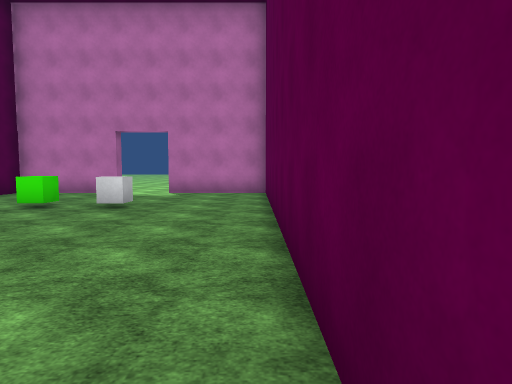
View 1 (above)

12 first-person views from a walk through a Unity game level. The camera is 1.5 m above the floor, tilts 4° down and sees 75° across. Doors are open. The floor is counted in squares, 2 m on a side. Each view is taken from the middle of a square. On the plan, view 1 faces up. The plan holds only what a view shows up to about 11 squares ahead; the rest is blank. The place goes on beyond the plan. The player character is not drawn. Surface patterns are stand-ins for the level's own textures.

View 2
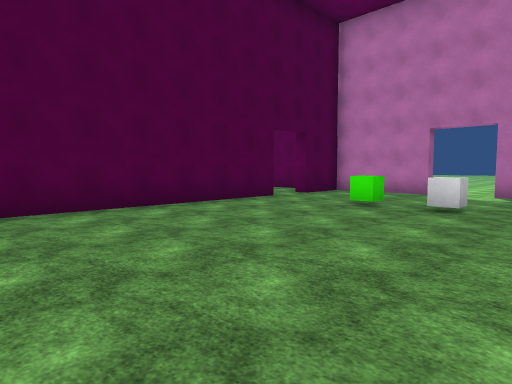

View 3
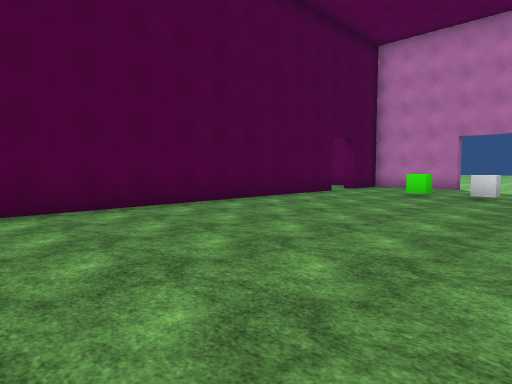

View 4
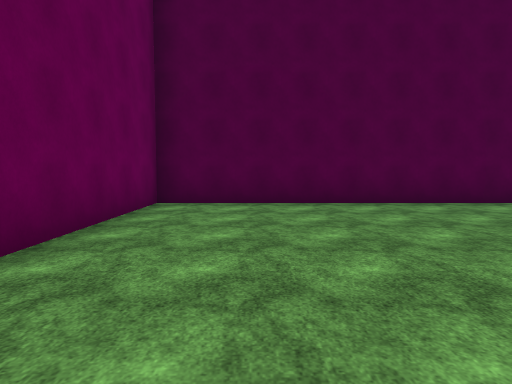

View 5
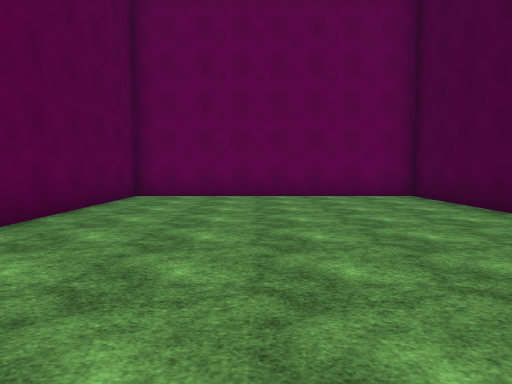

View 6
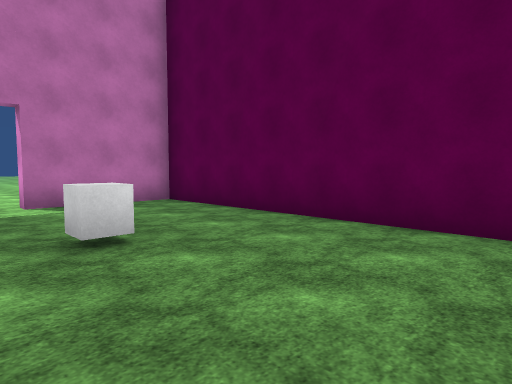

View 7
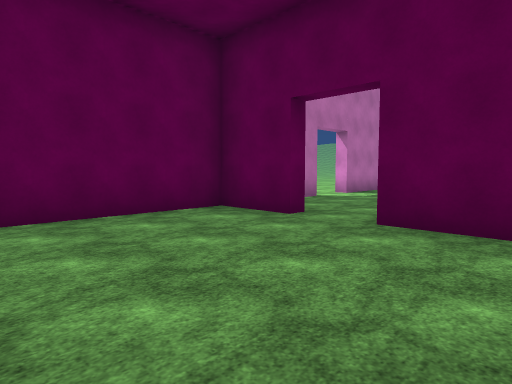

View 8
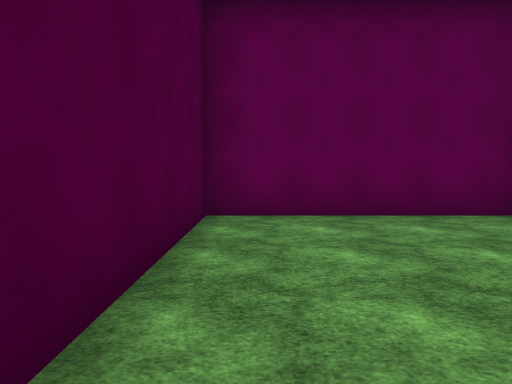

View 9
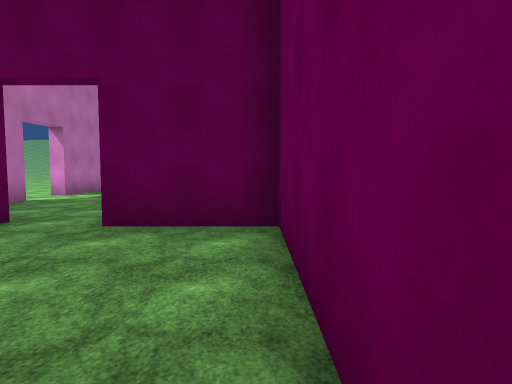

View 10
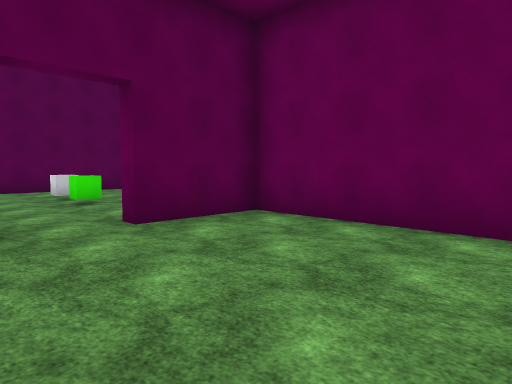

View 11
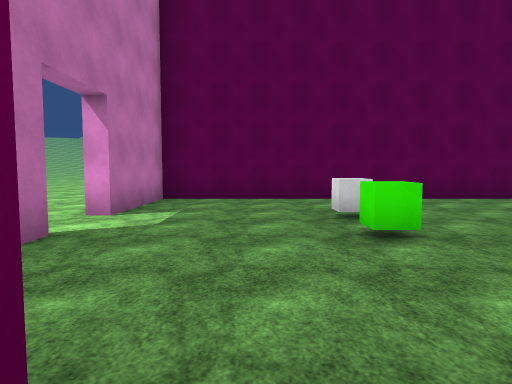

View 12
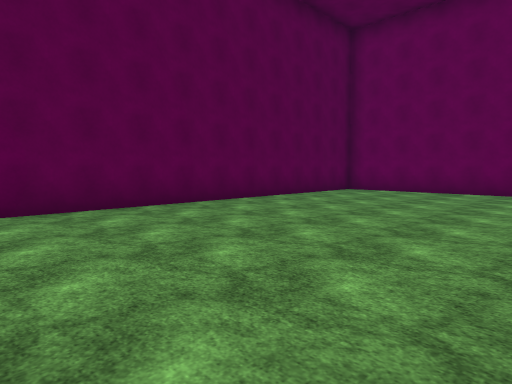

### Floor plan
Points are (right, up) in squares from view 1. A wall is a line through its corners. A room is listed if a view was taken in it or the views show most of it. See-through windows are left out.
Room 1 (views 1, 2, 3, 4, 5, 6, 12)
walls: (-7.7, 7) (-7.3, 7) (-7.3, -5.2) (0.3, -5.2) (0.3, 10.3) (-2.7, 10.3); (-4.3, 10.3) (-7.3, 10.3) (-7.3, 8.5)
ways out: opening at (-7, 8) to room 2; opening at (-3.5, 10)
objects: other object (-3, 7)
Room 2 (views 7, 8, 9, 10, 11)
walls: (-11.6, 4.7) (-7.7, 4.7) (-7.7, 7); (-7.3, 8.5) (-7.7, 8.5) (-7.7, 10.3) (-12.8, 10.3) (-12.8, 5.9)
ways out: opening at (-7, 8) to room 1

Positions as (right, up) in squares from view 1, and headings:
1: (0, 0), facing up
2: (-1, 0), facing up-left
3: (-1, -3), facing up-left
4: (0, -3), facing left
5: (-3, 4), facing down
6: (-4, 3), facing up-right
7: (-12, 5), facing up-right
8: (-12, 5), facing up
9: (-12, 5), facing right
10: (-12, 9), facing down-right
11: (-8, 8), facing right
12: (-6, 6), facing down-right
